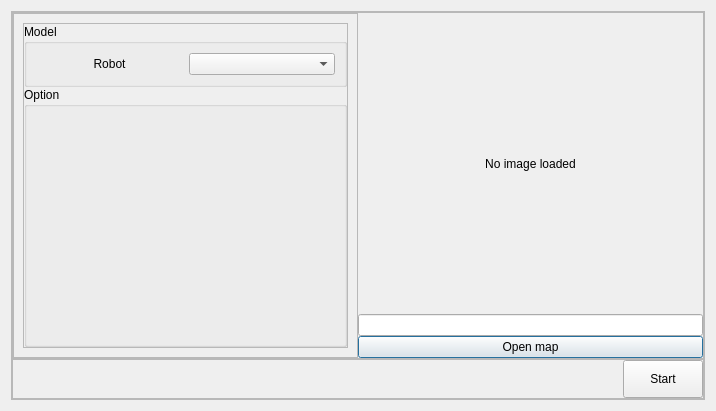
<?xml version="1.0" encoding="UTF-8"?>
<ui version="4.0">
 <class>DlgROSNavigation</class>
 <widget class="QDialog" name="DlgROSNavigation">
  <property name="geometry">
   <rect>
    <x>0</x>
    <y>0</y>
    <width>716</width>
    <height>411</height>
   </rect>
  </property>
  <property name="windowTitle">
   <string>ROS-Navigation</string>
  </property>
  <layout class="QVBoxLayout" name="verticalLayout">
   <item>
    <widget class="QFrame" name="frame">
     <property name="frameShape">
      <enum>QFrame::StyledPanel</enum>
     </property>
     <property name="frameShadow">
      <enum>QFrame::Raised</enum>
     </property>
     <layout class="QVBoxLayout" name="verticalLayout_3">
      <property name="spacing">
       <number>0</number>
      </property>
      <property name="leftMargin">
       <number>0</number>
      </property>
      <property name="topMargin">
       <number>0</number>
      </property>
      <property name="rightMargin">
       <number>0</number>
      </property>
      <property name="bottomMargin">
       <number>0</number>
      </property>
      <item>
       <layout class="QVBoxLayout" name="verticalLayout_2">
        <item>
         <widget class="QFrame" name="frame_3">
          <property name="frameShape">
           <enum>QFrame::StyledPanel</enum>
          </property>
          <property name="frameShadow">
           <enum>QFrame::Raised</enum>
          </property>
          <layout class="QHBoxLayout" name="horizontalLayout_2">
           <property name="spacing">
            <number>0</number>
           </property>
           <property name="leftMargin">
            <number>0</number>
           </property>
           <property name="topMargin">
            <number>0</number>
           </property>
           <property name="rightMargin">
            <number>0</number>
           </property>
           <property name="bottomMargin">
            <number>0</number>
           </property>
           <item>
            <layout class="QHBoxLayout" name="horizontalLayout">
             <item>
              <layout class="QVBoxLayout" name="verticalLayout_5">
               <item>
                <widget class="QScrollArea" name="scrollArea">
                 <property name="sizePolicy">
                  <sizepolicy hsizetype="Minimum" vsizetype="Expanding">
                   <horstretch>0</horstretch>
                   <verstretch>0</verstretch>
                  </sizepolicy>
                 </property>
                 <property name="widgetResizable">
                  <bool>true</bool>
                 </property>
                 <widget class="QWidget" name="scrollAreaWidgetContents">
                  <property name="geometry">
                   <rect>
                    <x>0</x>
                    <y>0</y>
                    <width>338</width>
                    <height>335</height>
                   </rect>
                  </property>
                  <layout class="QHBoxLayout" name="horizontalLayout_4">
                   <item>
                    <widget class="QFrame" name="frame_4">
                     <property name="frameShape">
                      <enum>QFrame::StyledPanel</enum>
                     </property>
                     <property name="frameShadow">
                      <enum>QFrame::Raised</enum>
                     </property>
                     <layout class="QVBoxLayout" name="verticalLayout_6">
                      <property name="spacing">
                       <number>0</number>
                      </property>
                      <property name="leftMargin">
                       <number>0</number>
                      </property>
                      <property name="topMargin">
                       <number>0</number>
                      </property>
                      <property name="rightMargin">
                       <number>0</number>
                      </property>
                      <property name="bottomMargin">
                       <number>0</number>
                      </property>
                      <item>
                       <layout class="QVBoxLayout" name="verticalLayout_7" stretch="0,1">
                        <item>
                         <widget class="QGroupBox" name="groupBox">
                          <property name="sizePolicy">
                           <sizepolicy hsizetype="Preferred" vsizetype="Expanding">
                            <horstretch>0</horstretch>
                            <verstretch>0</verstretch>
                           </sizepolicy>
                          </property>
                          <property name="minimumSize">
                           <size>
                            <width>0</width>
                            <height>0</height>
                           </size>
                          </property>
                          <property name="title">
                           <string>Model</string>
                          </property>
                          <layout class="QHBoxLayout" name="horizontalLayout_6">
                           <property name="spacing">
                            <number>0</number>
                           </property>
                           <property name="leftMargin">
                            <number>0</number>
                           </property>
                           <property name="topMargin">
                            <number>0</number>
                           </property>
                           <property name="rightMargin">
                            <number>0</number>
                           </property>
                           <property name="bottomMargin">
                            <number>0</number>
                           </property>
                           <item>
                            <widget class="QFrame" name="frame_5">
                             <property name="frameShape">
                              <enum>QFrame::NoFrame</enum>
                             </property>
                             <property name="frameShadow">
                              <enum>QFrame::Raised</enum>
                             </property>
                             <layout class="QHBoxLayout" name="horizontalLayout_7">
                              <item>
                               <widget class="QLabel" name="label">
                                <property name="text">
                                 <string>Robot</string>
                                </property>
                                <property name="alignment">
                                 <set>Qt::AlignCenter</set>
                                </property>
                               </widget>
                              </item>
                              <item>
                               <widget class="QComboBox" name="cbROSNaviRobots"/>
                              </item>
                             </layout>
                            </widget>
                           </item>
                          </layout>
                         </widget>
                        </item>
                        <item>
                         <widget class="QGroupBox" name="groupBox_2">
                          <property name="title">
                           <string>Option</string>
                          </property>
                         </widget>
                        </item>
                       </layout>
                      </item>
                     </layout>
                    </widget>
                   </item>
                  </layout>
                 </widget>
                </widget>
               </item>
              </layout>
             </item>
             <item>
              <layout class="QVBoxLayout" name="verticalLayout_4">
               <item>
                <widget class="QLabel" name="lbROSNavigationMapImg">
                 <property name="text">
                  <string>No image loaded</string>
                 </property>
                 <property name="alignment">
                  <set>Qt::AlignCenter</set>
                 </property>
                </widget>
               </item>
               <item>
                <widget class="QLineEdit" name="ledtROSNaviMapPath">
                 <property name="sizePolicy">
                  <sizepolicy hsizetype="Preferred" vsizetype="Fixed">
                   <horstretch>0</horstretch>
                   <verstretch>0</verstretch>
                  </sizepolicy>
                 </property>
                 <property name="readOnly">
                  <bool>true</bool>
                 </property>
                </widget>
               </item>
               <item>
                <widget class="QPushButton" name="btnROSNaviMapOpen">
                 <property name="text">
                  <string>Open map</string>
                 </property>
                </widget>
               </item>
              </layout>
             </item>
            </layout>
           </item>
          </layout>
         </widget>
        </item>
        <item>
         <widget class="QFrame" name="frame_2">
          <property name="sizePolicy">
           <sizepolicy hsizetype="Preferred" vsizetype="Fixed">
            <horstretch>0</horstretch>
            <verstretch>0</verstretch>
           </sizepolicy>
          </property>
          <property name="minimumSize">
           <size>
            <width>0</width>
            <height>40</height>
           </size>
          </property>
          <property name="frameShape">
           <enum>QFrame::StyledPanel</enum>
          </property>
          <property name="frameShadow">
           <enum>QFrame::Raised</enum>
          </property>
          <layout class="QHBoxLayout" name="horizontalLayout_5">
           <property name="spacing">
            <number>0</number>
           </property>
           <property name="leftMargin">
            <number>0</number>
           </property>
           <property name="topMargin">
            <number>0</number>
           </property>
           <property name="rightMargin">
            <number>0</number>
           </property>
           <property name="bottomMargin">
            <number>0</number>
           </property>
           <item>
            <layout class="QHBoxLayout" name="horizontalLayout_3">
             <property name="spacing">
              <number>0</number>
             </property>
             <item>
              <spacer name="horizontalSpacer">
               <property name="orientation">
                <enum>Qt::Horizontal</enum>
               </property>
               <property name="sizeHint" stdset="0">
                <size>
                 <width>40</width>
                 <height>20</height>
                </size>
               </property>
              </spacer>
             </item>
             <item>
              <widget class="QPushButton" name="btnROSNavigationStart">
               <property name="sizePolicy">
                <sizepolicy hsizetype="Minimum" vsizetype="Preferred">
                 <horstretch>0</horstretch>
                 <verstretch>0</verstretch>
                </sizepolicy>
               </property>
               <property name="text">
                <string>Start</string>
               </property>
              </widget>
             </item>
            </layout>
           </item>
          </layout>
         </widget>
        </item>
       </layout>
      </item>
     </layout>
    </widget>
   </item>
  </layout>
 </widget>
 <resources/>
 <connections/>
</ui>
